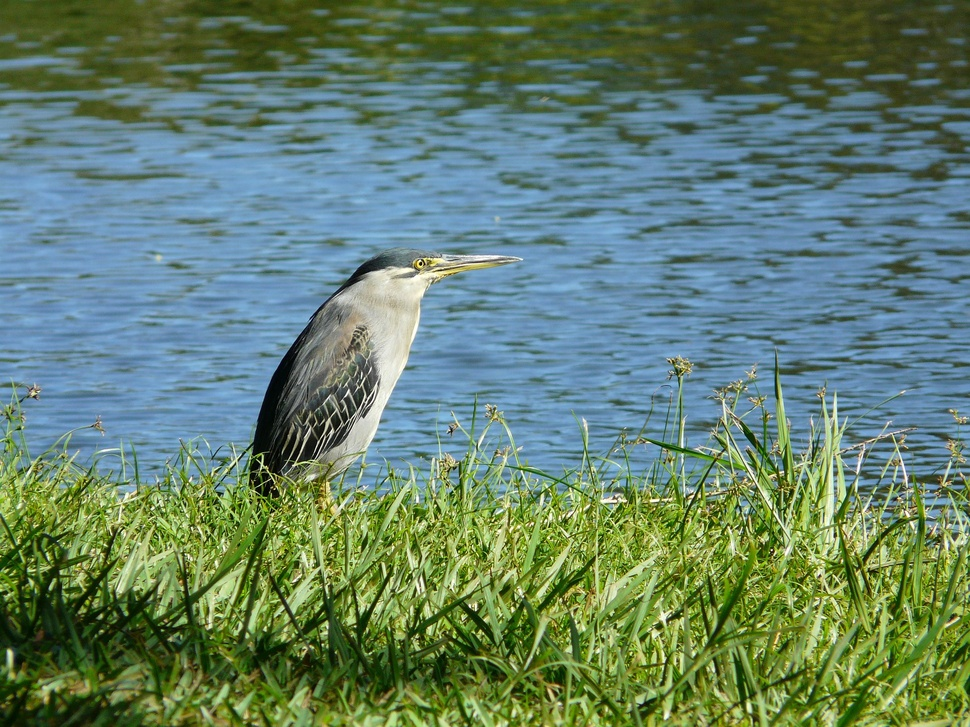
#> input picture 3.Understanding Convolutions/bird.jpg, 970 x 727 px, shrunk from 1920 x 1440 before the run
$ python 3_image.py
#> lines starting #> are read from the running program, lines starting #| are printed output that depends on the picture; after the words box and inside, x2 and y2 are one past the last pixel; in counts of white or black regions, pixels touching at a corner belong together
# Disable debbuging logs (to get rid of cuda warnings)
import os
os.environ['TF_CPP_MIN_LOG_LEVEL'] = '3'

import numpy as np
from scipy import signal
from scipy import misc
import matplotlib.pyplot as plt
from PIL import Image

image = Image.open('bird.jpg')
#> image is the input picture: PIL image 970x727 RGB; mean R, G, B 100.1, 128.3, 108.1

# convert("L") translates color images into b/w
image_gr = image.convert("L")
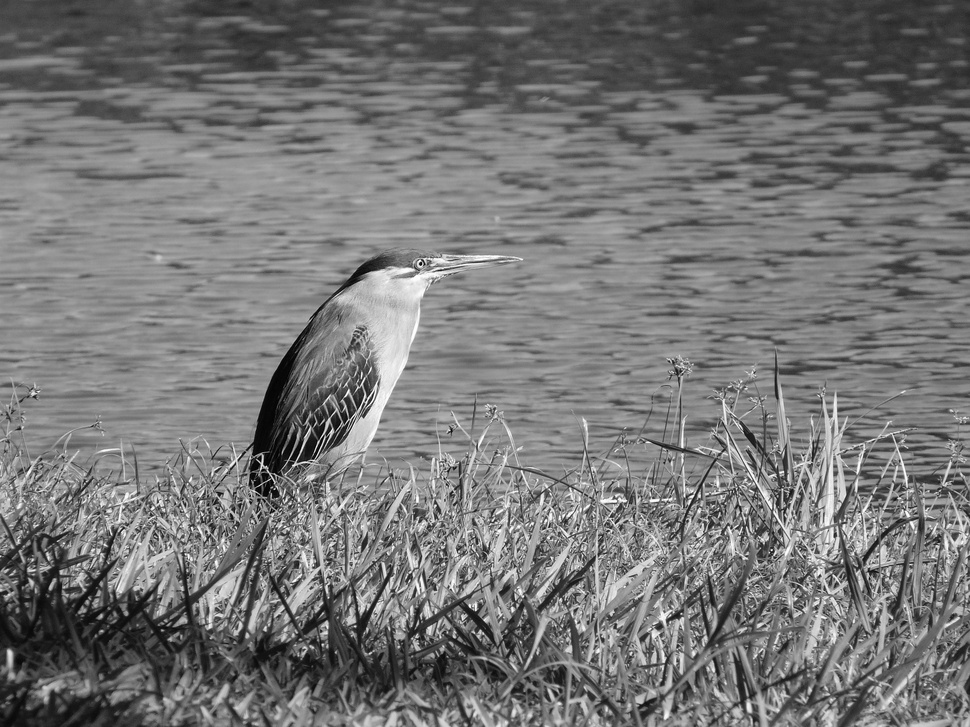
#> image_gr: PIL image 970x727 L; min 0, max 255, mean 117.6

print("\n Original type: %r \n \n" % image_gr) # Original type: <PIL.Image.Image image mode=L size=1920x1440 at 0x247634E89D0>
#|  Original type: <PIL.Image.Image image mode=L size=970x727 at 0x7F7C4EBF8210>

# convert image to a matrix with values from 0 to 255 (uint8)
arr = np.asarray(image_gr)
print("After conversion to numerical representation: \n\n %r" % arr)
#> (printed output is left out)

### Plot image

imgplot = plt.imshow(arr)
imgplot.set_cmap('gray')  #you can experiment different colormaps (Greys,winter,autumn)
print("\n Input image converted to gray scale: \n")

# plt.show(imgplot) I have no idea why this isn't showing

'''
Now we can use an edge detector kernel
'''

kernel = np.array([[0,1,0],
                    [1, -4, 1],
                    [0, 1, 0],
                    ])

grad = signal.convolve2d(arr, kernel, mode="same", boundary="symm")
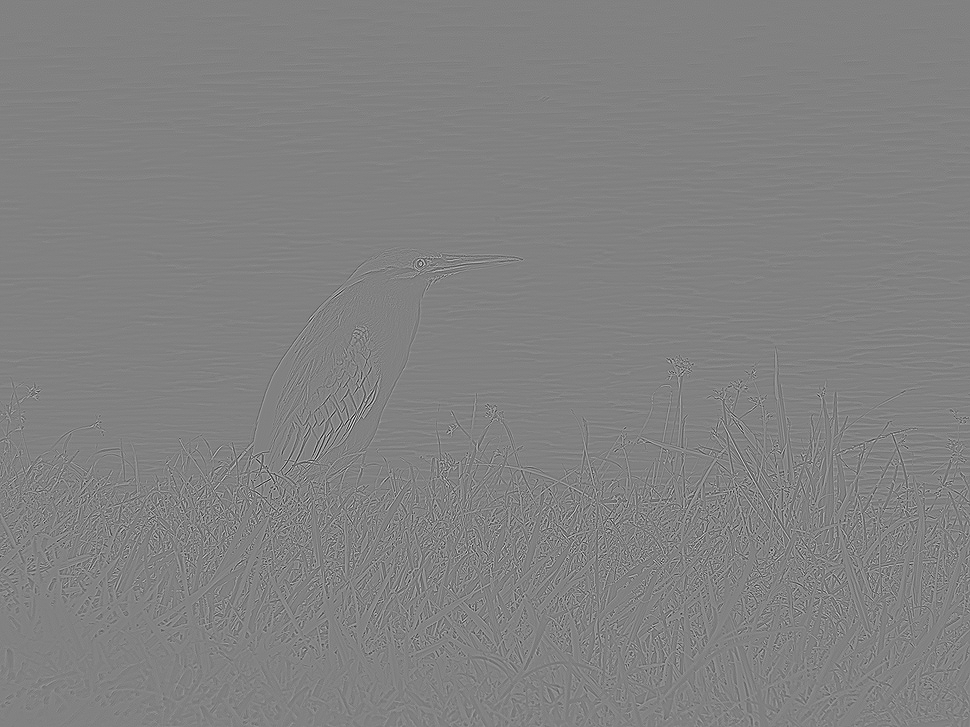
#> grad: shape (727, 970) int64; min -535, max 517, mean 0; drawn with min black and max white

print('GRADIENT MAGNITUDE - Feature map')

fig, aux = plt.subplots(figsize=(10, 10))
aux.imshow(np.absolute(grad), cmap='gray')

'''
If we change the kernel and start to analyze the outputs we would
be acting as a CNN. The difference is that a NN do all this work automaticcaly,
as in the kernel adjustment using different weights.
In addition, we can understand how biases affect the behaviour of feature maps.

Please not that when you are dealing with most of the real applications
of CNNs, you usually convert the pixels values to a range from 0 to 1.
This process is called normalization.
'''

grad_biases = np.absolute(grad) + 100
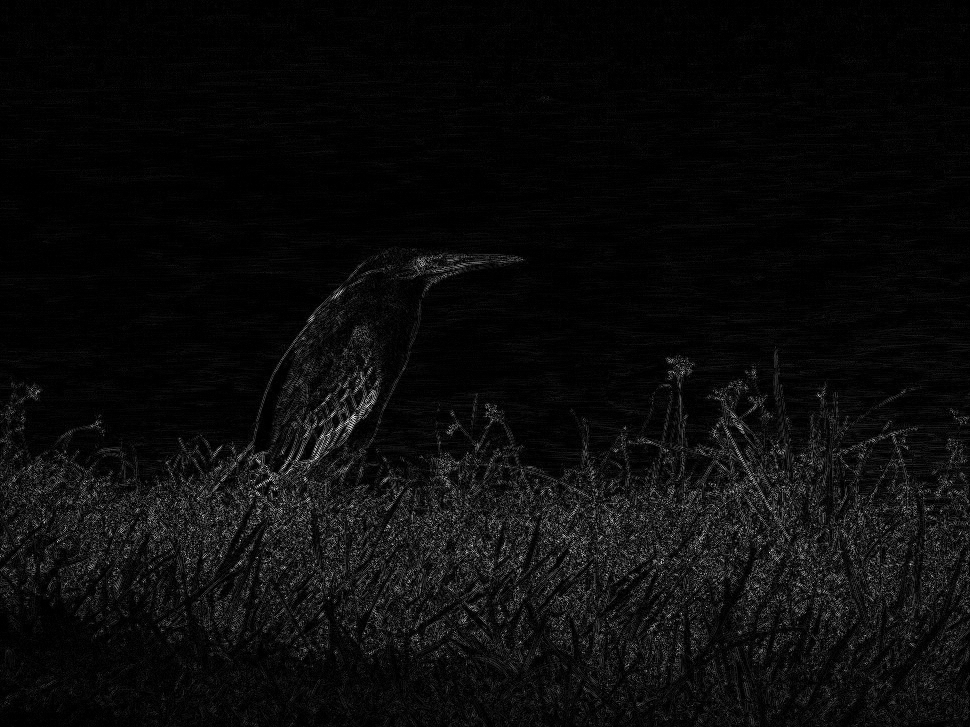
#> grad_biases: shape (727, 970) int64; min 100, max 635, mean 125; drawn with min black and max white
grad_biases[grad_biases > 255] = 255
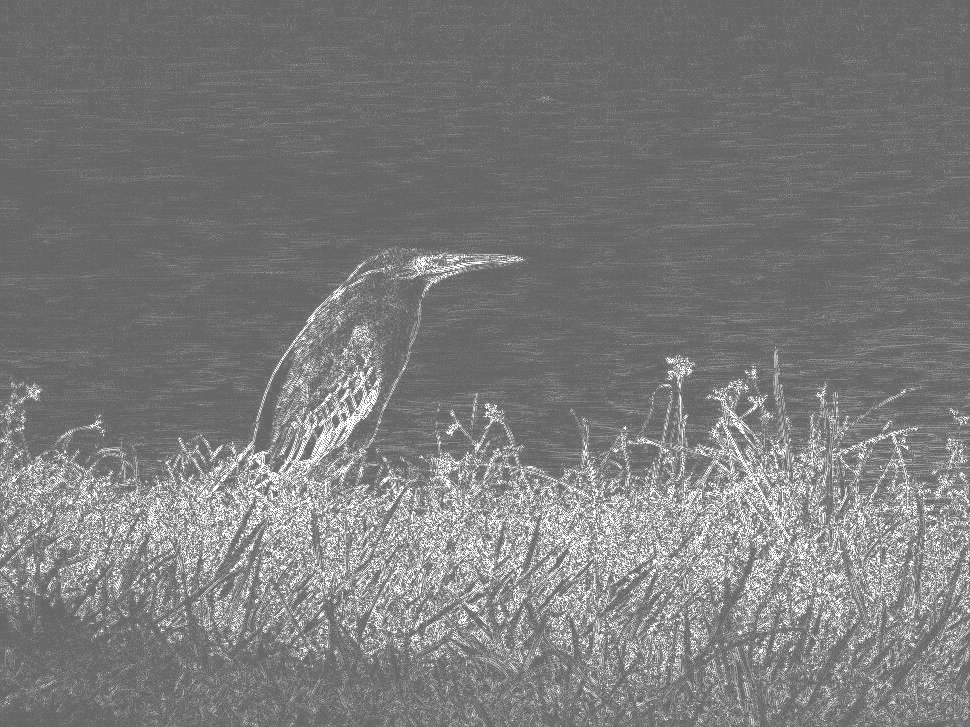
#> grad_biases: shape (727, 970) int64; 2.12% of pixels changed, all inside (x1, y1, x2, y2) = (0, 255, 970, 720)

print("GRADIENT MAGNITUDE - Feature map")

fig, aux = plt.subplots(figsize=(10, 10))
aux.imshow(np.absolute(grad_biases), cmap='gray')
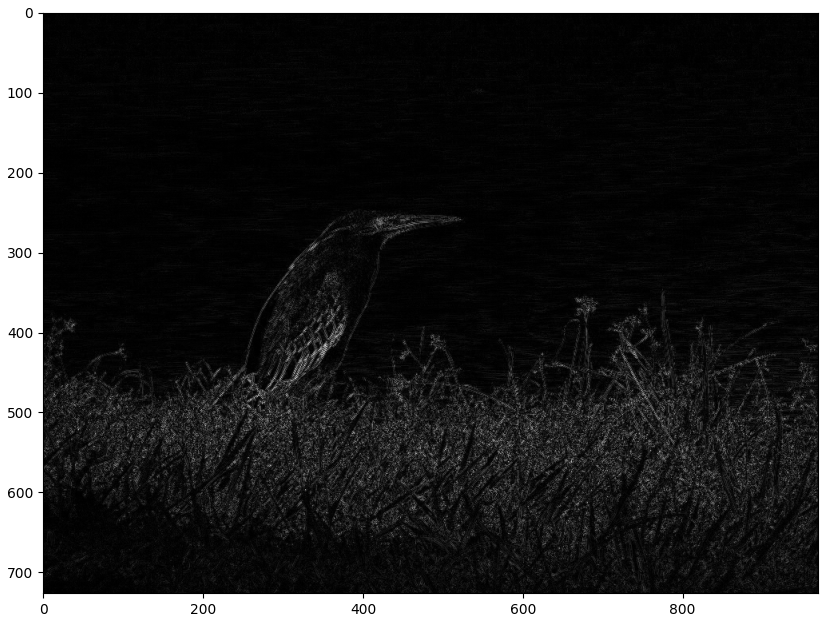
#> figure drawn by matplotlib, 1 panel
